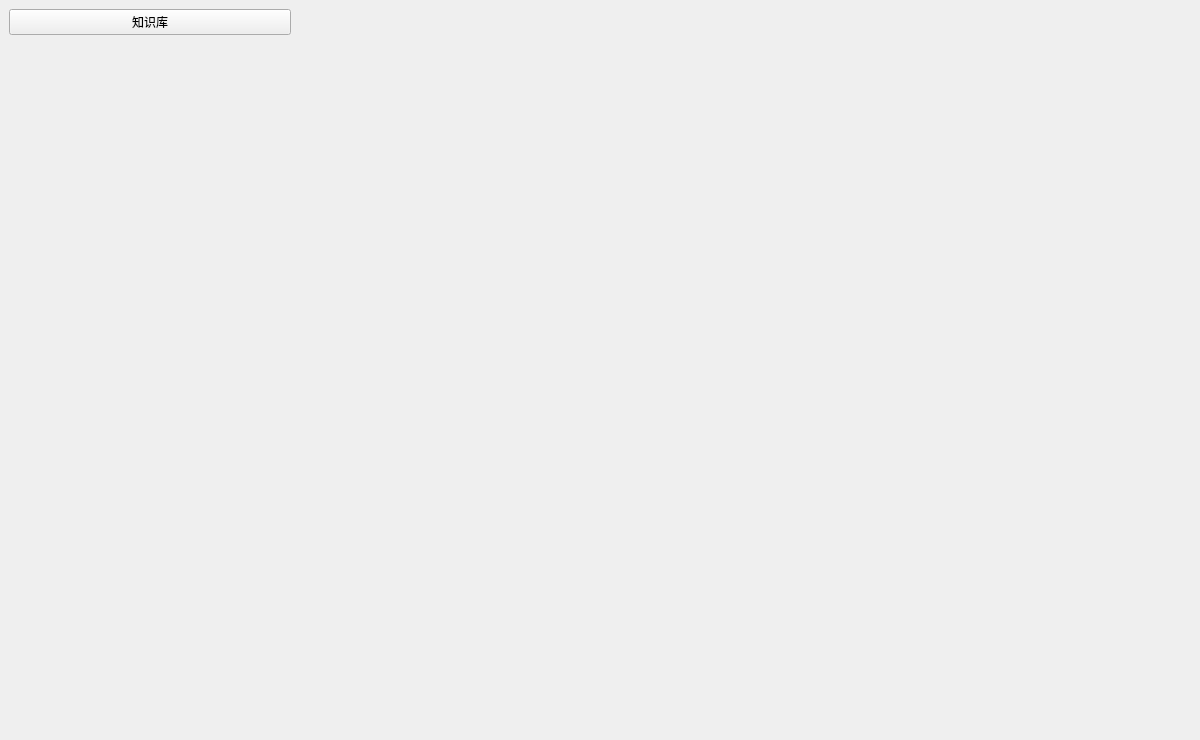
<?xml version="1.0" encoding="UTF-8"?>
<ui version="4.0">
 <class>MainWindow</class>
 <widget class="QMainWindow" name="MainWindow">
  <property name="geometry">
   <rect>
    <x>0</x>
    <y>0</y>
    <width>1200</width>
    <height>740</height>
   </rect>
  </property>
  <property name="windowTitle">
   <string>MainWindow</string>
  </property>
  <widget class="QWidget" name="RootWidget">
   <property name="styleSheet">
    <string notr="true"/>
   </property>
   <layout class="QHBoxLayout" name="HLytRoot">
    <property name="spacing">
     <number>0</number>
    </property>
    <property name="leftMargin">
     <number>0</number>
    </property>
    <property name="topMargin">
     <number>0</number>
    </property>
    <property name="rightMargin">
     <number>0</number>
    </property>
    <property name="bottomMargin">
     <number>0</number>
    </property>
    <item>
     <widget class="QWidget" name="PadSide" native="true">
      <property name="minimumSize">
       <size>
        <width>300</width>
        <height>0</height>
       </size>
      </property>
      <property name="maximumSize">
       <size>
        <width>300</width>
        <height>16777215</height>
       </size>
      </property>
      <property name="styleSheet">
       <string notr="true"/>
      </property>
      <layout class="QVBoxLayout" name="VLyt">
       <item>
        <widget class="PSideButton" name="SBtnKnowledge">
         <property name="text">
          <string>知识库</string>
         </property>
        </widget>
       </item>
       <item>
        <spacer name="SprSidePad">
         <property name="orientation">
          <enum>Qt::Vertical</enum>
         </property>
         <property name="sizeHint" stdset="0">
          <size>
           <width>20</width>
           <height>40</height>
          </size>
         </property>
        </spacer>
       </item>
      </layout>
     </widget>
    </item>
    <item>
     <widget class="QStackedWidget" name="PadMain">
      <widget class="QWidget" name="PadMainPage1"/>
     </widget>
    </item>
   </layout>
  </widget>
 </widget>
 <customwidgets>
  <customwidget>
   <class>PSideButton</class>
   <extends>QPushButton</extends>
   <header location="global">project_widget</header>
  </customwidget>
 </customwidgets>
 <resources/>
 <connections/>
</ui>
